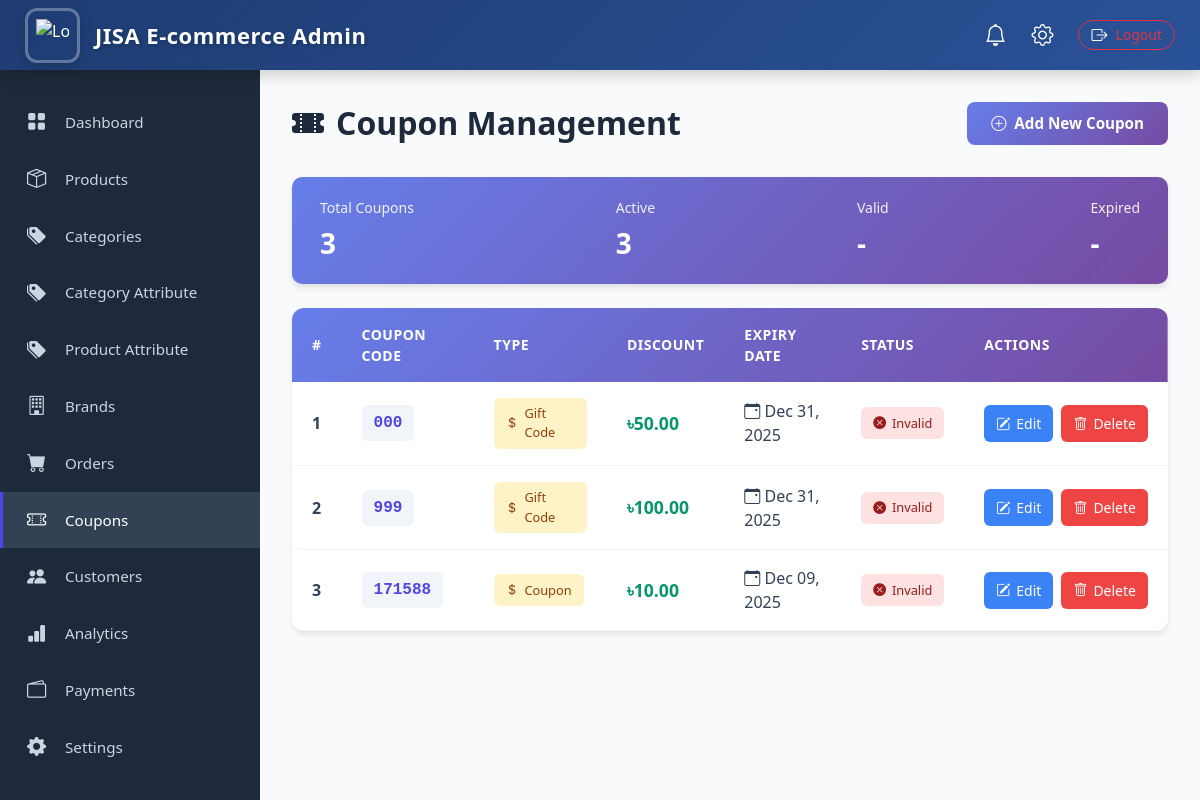
The page /adminpanel/coupons/ (signed in) on the database its author committed.
### core/models.py (models this page shows, shortened)
class Coupon(models.Model):
    COUPON_TYPES = (
        ('coupon', 'Coupon'),
        ('gift', 'Gift Code'),
    )
    code = models.CharField(max_length=50, unique=True)
    type = models.CharField(max_length=10, choices=COUPON_TYPES, default='coupon')
    discount_amount = models.DecimalField(max_digits=10, decimal_places=2, default=0)
    is_active = models.BooleanField(default=True)
    expiry_date = models.DateField(null=True, blank=True)
    def is_valid(self):
        if not self.is_active:
            return False
        if self.expiry_date and self.expiry_date < timezone.now().date():
            return False
        return True

### admin_panel/views.py (the view)
# urls.py: path('coupons/', views.coupon_list, name='coupon_list'),
@superuser_required
def coupon_list(request):
    coupons = Coupon.objects.all().order_by('-id')
    return render(request, 'coupon/coupon_list.html', {'coupons': coupons})

### admin_panel/views.py (called while the page is built)
def superuser_required(view_func):
    return user_passes_test(lambda u: u.is_superuser)(view_func)

### core/context_processors.py (called while the page is built)
def categories_menu(request):
    categories = Category.objects.filter(parent__isnull=True).prefetch_related('children')
    return {'menu_categories': categories}

### admin_panel/templates/coupon/coupon_list.html (shortened to what this page needs)
{% extends "admin-base.html" %}
{% block content %}
<div class="page-header">
    <h1>
        <i class="bi bi-ticket-perforated-fill"></i>
        Coupon Management
    </h1>
    <a href="{% url 'coupon_create' %}" class="btn-custom btn-primary-custom">
        <i class="bi bi-plus-circle"></i>
        Add New Coupon
    </a>
</div>
<div class="stats-bar">
    <div class="stats-item">
        <span class="stats-label">Total Coupons</span>
        <span class="stats-value">{{ coupons.count }}</span>
    </div>
    <div class="stats-item">
        <span class="stats-label">Active</span>
        <span class="stats-value">{{ coupons|length }}</span>
    </div>
    <div class="stats-item">
        <span class="stats-label">Valid</span>
        <span class="stats-value">-</span>
    </div>
    <div class="stats-item">
        <span class="stats-label">Expired</span>
        <span class="stats-value">-</span>
    </div>
</div>
<div class="table-card">
    <div class="table-responsive">
        <table class="custom-table">
            <thead>
                <tr>
                    <th>#</th>
                    <th>Coupon Code</th>
                    <th>Type</th>
                    <th>Discount</th>
                    <th>Expiry Date</th>
                    <th>Status</th>
                    <th>Actions</th>
                </tr>
            </thead>
            <tbody>
                {% for coupon in coupons %}
                <tr>
                    <td><strong>{{ forloop.counter }}</strong></td>
                    <td>
                        <span class="coupon-code">{{ coupon.code }}</span>
                    </td>
                    <td>
                        {% if coupon.type == 'percentage' %}
                            <span class="badge-custom badge-percentage">
                                <i class="bi bi-percent"></i> {{ coupon.get_type_display }}
                            </span>
                        {% else %}
                            <span class="badge-custom badge-fixed">
                                <i class="bi bi-currency-dollar"></i> {{ coupon.get_type_display }}
                            </span>
                        {% endif %}
                    </td>
                    <td>
                        <span class="discount-value">
                            {% if coupon.type == 'percentage' %}
                                {{ coupon.discount_amount }}%
                            {% else %}
                                ৳{{ coupon.discount_amount }}
                            {% endif %}
                        </span>
                    </td>
                    <td>
                        {% if coupon.expiry_date %}
                            <i class="bi bi-calendar-event"></i> {{ coupon.expiry_date|date:"M d, Y" }}
                        {% else %}
                            <span class="text-muted">
                                <i class="bi bi-infinity"></i> No Expiry
                            </span>
                        {% endif %}
                    </td>
                    <td>
                        {% if coupon.is_valid %}
                            <span class="badge-custom badge-valid">
                                <i class="bi bi-check-circle-fill"></i> Valid
                            </span>
                        {% else %}
                            <span class="badge-custom badge-invalid">
                                <i class="bi bi-x-circle-fill"></i> Invalid
                            </span>
                        {% endif %}
                    </td>
                    <td>
                        <div class="action-buttons">
                            <a href="{% url 'coupon_edit' coupon.id %}" class="btn-action btn-edit">
                                <i class="bi bi-pencil-square"></i> Edit
                            </a>
                            <a href="javascript:void(0);"
                               class="btn-action btn-delete"
                               onclick="deleteCoupon('{% url 'coupon_delete' coupon.id %}')">
                                <i class="bi bi-trash"></i> Delete
                            </a>
                        </div>
                    </td>
                </tr>
                {% endfor %}
            </tbody>
        </table>
    </div>
</div>
{% endblock %}

### admin_panel/templates/coupon/coupon_list.html (style rules this page uses)
.page-header { margin-bottom: 2rem; display: flex; justify-content: space-between; align-items: center; flex-wrap: wrap; gap: 1rem; }
.page-header h1 { font-size: 2rem; font-weight: 700; color: #1e293b; margin: 0; display: flex; align-items: center; gap: 0.75rem; }
.btn-custom { border-radius: 8px; padding: 0.625rem 1.5rem; font-weight: 600; transition: all 0.2s; border: none; display: inline-flex; align-items: center; gap: 0.5rem; font-size: 0.95rem; text-decoration: none; }
.btn-primary-custom { background: linear-gradient(135deg, #667eea 0%, #764ba2 100%); color: white; }
.stats-bar { background: linear-gradient(135deg, #667eea 0%, #764ba2 100%); color: white; padding: 1.25rem 1.75rem; border-radius: 10px; margin-bottom: 1.5rem; display: flex; justify-content: space-between; align-items: center; box-shadow: 0 4px 6px rgba(0,0,0,0.1); }
.stats-item { display: flex; flex-direction: column; }
.stats-label { font-size: 0.875rem; opacity: 0.9; margin-bottom: 0.25rem; }
.stats-value { font-size: 1.75rem; font-weight: 700; }
.table-card { background: white; border-radius: 12px; box-shadow: 0 4px 6px -1px rgba(0, 0, 0, 0.1); overflow: hidden; }
.table-responsive { overflow-x: auto; }
.custom-table { width: 100%; margin: 0; }
.custom-table thead { background: linear-gradient(135deg, #667eea 0%, #764ba2 100%); }
.custom-table thead th { padding: 1rem 1.25rem; font-size: 0.875rem; font-weight: 600; color: white; text-transform: uppercase; letter-spacing: 0.5px; border: none; }
.custom-table tbody td { padding: 1rem 1.25rem; color: #334155; vertical-align: middle; border-bottom: 1px solid #f1f5f9; }
.custom-table tbody tr { transition: background-color 0.2s; }
.badge-custom { padding: 0.4rem 0.75rem; font-weight: 500; font-size: 0.8rem; border-radius: 6px; display: inline-flex; align-items: center; gap: 0.375rem; }
.badge-invalid { background: #fee2e2; color: #991b1b; }
.badge-fixed { background: #fef3c7; color: #92400e; }
.coupon-code { font-family: 'Courier New', monospace; font-weight: 700; font-size: 1rem; color: #4f46e5; background: #f1f5f9; padding: 0.375rem 0.75rem; border-radius: 6px; display: inline-block; }
.discount-value { font-weight: 700; font-size: 1.1rem; color: #059669; }
.action-buttons { display: flex; gap: 0.5rem; }
.btn-action { padding: 0.5rem 0.75rem; border-radius: 6px; border: none; cursor: pointer; transition: all 0.2s; font-size: 0.875rem; display: inline-flex; align-items: center; gap: 0.375rem; text-decoration: none; }
.btn-edit { background: #3b82f6; color: white; }
.btn-delete { background: #ef4444; color: white; }

### rows shown on the page
Coupon: code "000", type "Gift Code", discount_amount "50.00", expiry_date "Dec 31, 2025", is_active True (drawn)
Coupon: code "999", type "Gift Code", discount_amount "100.00", expiry_date "Dec 31, 2025", is_active True (drawn)
Coupon: code "171588", type "Coupon", discount_amount "10.00", expiry_date "Dec 09, 2025", is_active True (drawn)

### other values the page prints
{{ coupons.count }} "3"
{{ coupons|length }} "3"
